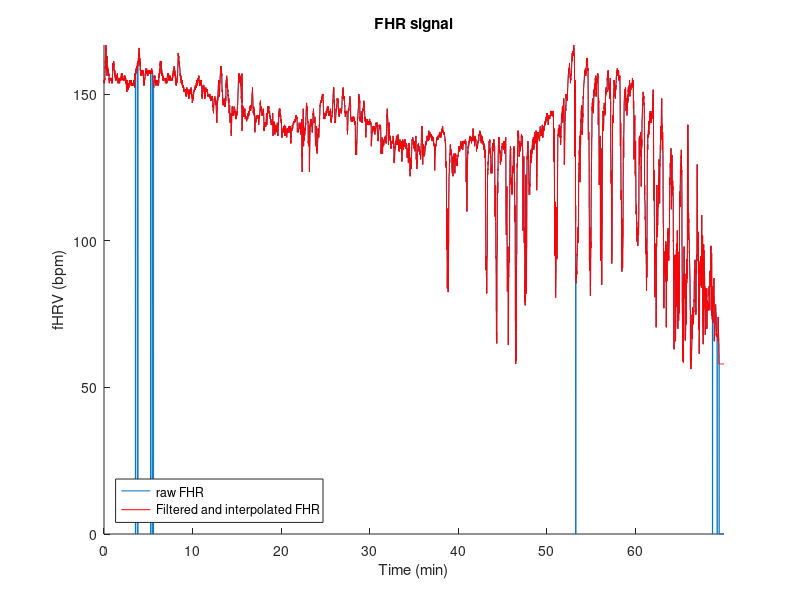
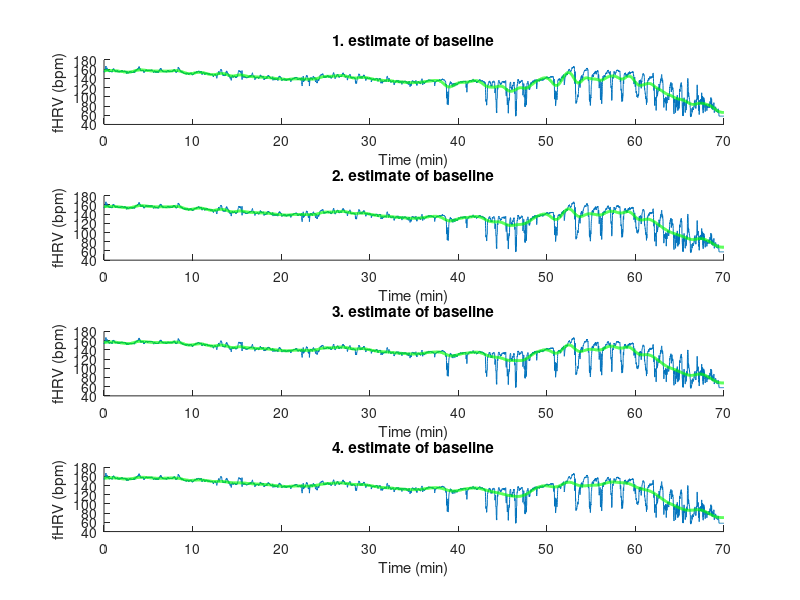
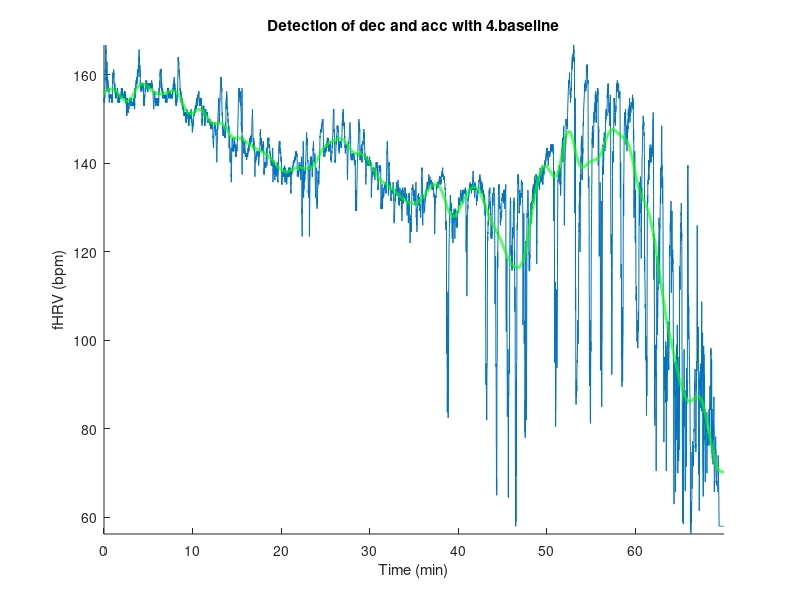

Reproduce these figures in MATLAB, in order. (Note: this script raises an error after producing the figures.)
clear all; close all; clc;
%% Original FHR signal
signal = load('data_FHR.mat');
signal = signal.fhr;
fs = 4;
tm = ((0:numel(signal)-1)/fs);
figure(1); hold on;
plot(tm/60,signal); axis tight;
title('FHR signal');xlabel('Time (min)');ylabel('fHRV (bpm)');
%% interpolation
signal1 = signal(signal>0);
tm1 = tm(signal>0);
signal1 = pchip(tm1,signal1,tm);
plot(tm/60,signal1, 'r'); legend('raw FHR', 'Filtered and interpolated FHR','Location','southwest');
hold off;
%% 1. baseline estimate
fc = 0.008;
[b,a] = butter(3,fc/(fs/2));

signalB = filtfilt(b,a,signal1);
figure(2); subplot(4,1,1);
hold on;
plot(tm/60,signal1);
plot(tm/60,signalB, 'g',"LineWidth",2); hold off;
title('1. estimate of baseline');xlabel('Time (min)');ylabel('fHRV (bpm)');

%% 2. baseline estimate
signal2 = signal1(signal1<signalB+5 & signal1>signalB-5);
tm2 = tm(signal1<signalB+5 & signal1>signalB-5);
signal2 = pchip(tm2,signal2,tm);
subplot(4,1,2); 
hold on;
plot(tm/60,signal1);

signalB2 = filtfilt(b,a,signal2);
plot(tm/60,signalB2,'g','LineWidth',2);hold off;
title('2. estimate of baseline');xlabel('Time (min)');ylabel('fHRV (bpm)');

%% 3. baseline estimate
signal3 = signal1(signal1<signalB2+5 & signal1>signalB2-5);
tm3 = tm(signal1<signalB2+5 & signal1>signalB2-5);
signal3 = pchip(tm3,signal3,tm);
subplot(4,1,3); 
hold on;
plot(tm/60,signal1);

signalB3 = filtfilt(b,a,signal3);
plot(tm/60,signalB3,'g','LineWidth',2);hold off;
title('3. estimate of baseline');xlabel('Time (min)');ylabel('fHRV (bpm)');

%% 4. baseline estimate
fc = 0.006;
[b1,a1] = butter(3,fc/(fs/2));

signal4 = signal1(signal1<signalB3+5 & signal1>signalB3-5);
tm4 = tm(signal1<signalB3+5 & signal1>signalB3-5);
signal4 = pchip(tm4,signal4,tm);
subplot(4,1,4); 
hold on;
plot(tm/60,signal1);

signalB4 = filtfilt(b1,a1,signal4);
plot(tm/60,signalB4,'g','LineWidth',2);hold off;
title('4. estimate of baseline');xlabel('Time (min)');ylabel('fHRV (bpm)');

%% plot dec 4.
tmd = tm/60;
figure(3);
hold on;axis tight;
plot(tmd,signal1);
plot(tmd,signalB4,'g','LineWidth',2);
title('Detection of dec and acc with 4.baseline');xlabel('Time (min)');ylabel('fHRV (bpm)');

[decStarts4,decEnds4] = decDet(signal1,signalB4,fs);
for j = 1:length(decStarts4)
    x1 = tmd(decStarts4(j));
    x2 = tmd(decEnds4(j));
    y = signal1(decStarts4(j));
    plot([x1,x2],[y,y],'r','LineWidth',3);
end
[accStarts4,accEnds4] = accDet(signal1,signalB4,fs);
for k = 1:length(accStarts4)
    x1 = tmd(accStarts4(k));
    x2 = tmd(accEnds4(k));
    y = signal1(accStarts4(k));
    plot([x1,x2],[y,y],'k','LineWidth',3);
end
legend('FHR signal', 'Baseline','Decelerations','Location','southwest');
hold off;

%% plot dec 3.
figure(4);
hold on;axis tight;
plot(tmd,signal1);
plot(tmd,signalB3,'g','LineWidth',2);
title('Detection of dec and acc with 3.baseline');xlabel('Time (min)');ylabel('fHRV (bpm)');
[decStarts3,decEnds3] = decDet(signal1,signalB3,fs);
for j = 1:length(decStarts3)
    x1 = tmd(decStarts3(j));
    x2 = tmd(decEnds3(j));
    y = signal1(decStarts3(j));
    plot([x1,x2],[y,y],'r','LineWidth',3);
end
[accStarts3,accEnds3] = accDet(signal1,signalB3,fs);
for k = 1:length(accStarts3)
    x1 = tmd(accStarts3(k));
    x2 = tmd(accEnds3(k));
    y = signal1(accStarts3(k));
    plot([x1,x2],[y,y],'black','LineWidth',3);
end
legend('FHR signal', 'Baseline','Decelerations','Location','southwest');
hold off;
%% plot dec 2.
figure(5);
hold on;axis tight;
plot(tmd,signal1);
plot(tmd,signalB2,'g','LineWidth',2);
title('Detection of dec and acc with 2.baseline');xlabel('Time (min)');ylabel('fHRV (bpm)');
[decStarts2,decEnds2] = decDet(signal1,signalB2,fs);
for j = 1:length(decStarts2)
    x1 = tmd(decStarts2(j));
    x2 = tmd(decEnds2(j));
    y = signal1(decStarts2(j));
    plot([x1,x2],[y,y],'r','LineWidth',3);
end
[accStarts2,accEnds2] = accDet(signal1,signalB2,fs);
for k = 1:length(accStarts2)
    x1 = tmd(accStarts2(k));
    x2 = tmd(accEnds2(k));
    y = signal1(accStarts2(k));
    plot([x1,x2],[y,y],'black','LineWidth',3);
end
legend('FHR signal', 'Baseline','Decelerations','Location','southwest');
hold off;
%% plot dec 1.
figure(6);
hold on;axis tight;
plot(tmd,signal1);
plot(tmd,signalB,'g','LineWidth',2);
title('Detection of dec and acc with 1.baseline');xlabel('Time (min)');ylabel('fHRV (bpm)');
[decStarts1,decEnds1] = decDet(signal1,signalB,fs);
for j = 1:length(decStarts1)
    x1 = tmd(decStarts1(j));
    x2 = tmd(decEnds1(j));
    y = signal1(decStarts1(j));
    plot([x1,x2],[y,y],'r','LineWidth',3);
end
[accStarts1,accEnds1] = accDet(signal1,signalB,fs);
for k = 1:length(accStarts1)
    x1 = tmd(accStarts1(k));
    x2 = tmd(accEnds1(k));
    y = signal1(accStarts1(k));
    plot([x1,x2],[y,y],'black','LineWidth',3);
end
legend('FHR signal', 'Baseline','Decelerations','Location','southwest');
hold off;

%% params baseline 1
b1Params.meanBaseL = mean(signalB);
b1Params.sdBaseL = std(signalB);

b1Params.numberOfDec = length(decStarts1);
b1Params.avgDecDur = mean((decEnds1 - decStarts1)*1/fs);
b1Params.sdDecDur = std((decEnds1 - decStarts1)*1/fs);
b1Params.maxDecDur = max((decEnds1 - decStarts1)*1/fs);
b1Params.minDecDur = min((decEnds1 - decStarts1)*1/fs);

b1Params.numberOfAcc = length(accStarts1);
b1Params.avgAccDur = mean((accEnds1 - accStarts1)*1/fs);
b1Params.sdAccDur = std((accEnds1 - accStarts1)*1/fs);
b1Params.maxAccDur = max((accEnds1 - accStarts1)*1/fs);
b1Params.minAccDur = min((accEnds1 - accStarts1)*1/fs);
disp("1. baseline estimate parameters")
disp(b1Params);
%% params baseline 2
b2Params.meanBaseL = mean(signalB2);
b2Params.sdBaseL = std(signalB2);

b2Params.numberOfDec = length(decStarts2);
b2Params.avgDecDur = mean((decEnds2 - decStarts2)*1/fs);
b2Params.sdDecDur = std((decEnds2 - decStarts2)*1/fs);
b2Params.maxDecDur = max((decEnds2 - decStarts2)*1/fs);
b2Params.minDecDur = min((decEnds2 - decStarts2)*1/fs);

b2Params.numberOfAcc = length(accStarts2);
b2Params.avgAccDur = mean((accEnds2 - accStarts2)*1/fs);
b2Params.sdAccDur = std((accEnds2 - accStarts2)*1/fs);
b2Params.maxAccDur = max((accEnds2 - accStarts2)*1/fs);
b2Params.minAccDur = min((accEnds2 - accStarts2)*1/fs);

disp("2. baseline estimate parameters")
disp(b2Params);
%% params baseline 3
b3Params.meanBaseL = mean(signalB3);
b3Params.sdBaseL = std(signalB3);

b3Params.numberOfDec = length(decStarts3);
b3Params.avgDecDur = mean((decEnds3 - decStarts3)*1/fs);
b3Params.sdDecDur = std((decEnds3 - decStarts3)*1/fs);
b3Params.maxDecDur = max((decEnds3 - decStarts3)*1/fs);
b3Params.minDecDur = min((decEnds3 - decStarts3)*1/fs);

b3Params.numberOfAcc = length(accStarts3);
b3Params.avgAccDur = mean((accEnds3 - accStarts3)*1/fs);
b3Params.sdAccDur = std((accEnds3 - accStarts3)*1/fs);
b3Params.maxAccDur = max((accEnds3 - accStarts3)*1/fs);
b3Params.minAccDur = min((accEnds3 - accStarts3)*1/fs);

disp("3. baseline estimate parameters")
disp(b3Params);
%% params baseline 4
b4Params.meanBaseL = mean(signalB4);
b4Params.sdBaseL = std(signalB4);

b4Params.numberOfDec = length(decStarts4);
b4Params.avgDecDur = mean((decEnds4 - decStarts4)*1/fs);
b4Params.sdDecDur = std((decEnds4 - decStarts4)*1/fs);
b4Params.maxDecDur = max((decEnds4 - decStarts4)*1/fs);
b4Params.minDecDur = min((decEnds4 - decStarts4)*1/fs);

b4Params.numberOfAcc = length(accStarts4);
b4Params.avgAccDur = mean((accEnds4 - accStarts4)*1/fs);
b4Params.sdAccDur = std((accEnds4 - accStarts4)*1/fs);
b4Params.maxAccDur = max((accEnds4 - accStarts4)*1/fs);
b4Params.minAccDur = min((accEnds4 - accStarts4)*1/fs);

disp("4. baseline estimate parameters")
disp(b4Params);


